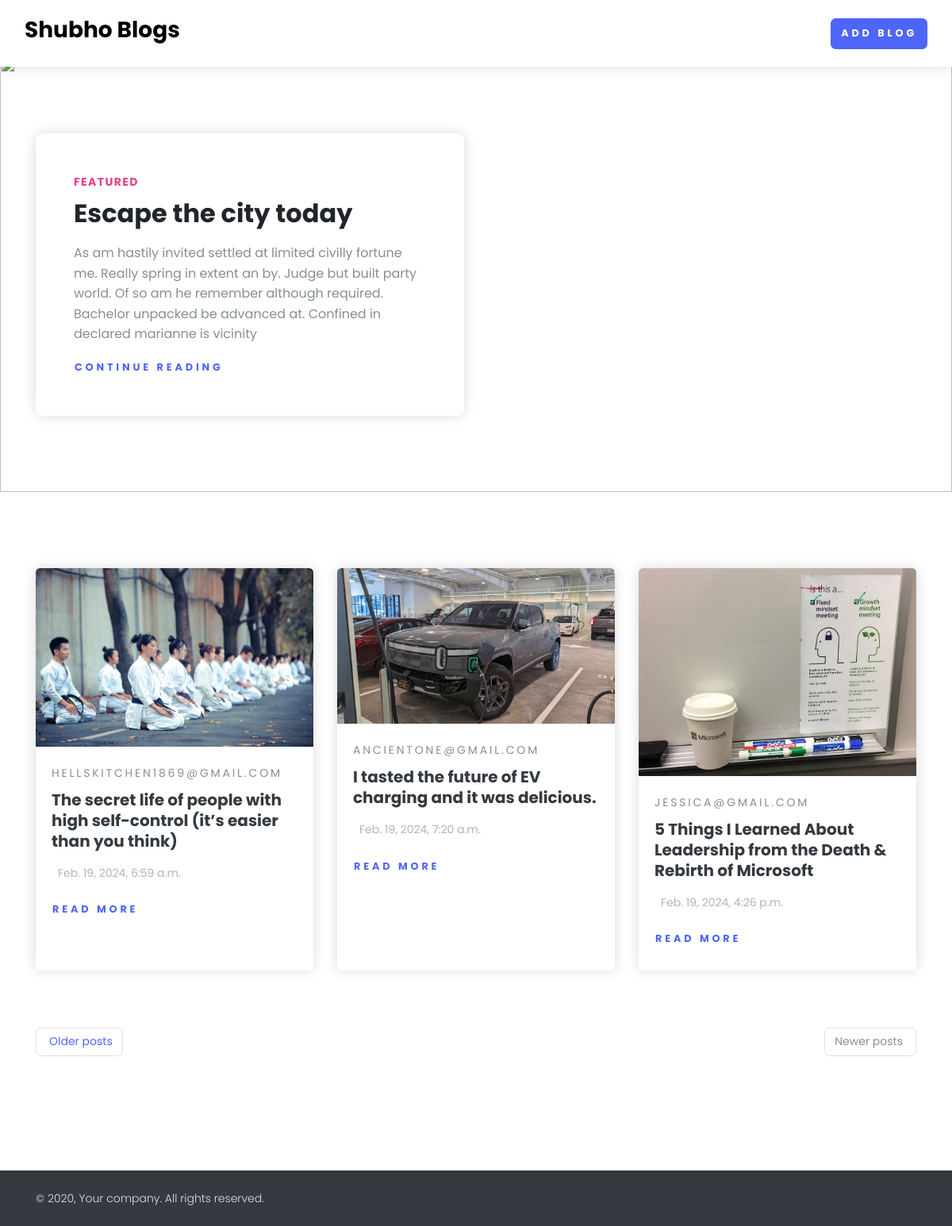
The page / on the database its author committed.
### home/models.py (models this page shows, shortened)
class BlogModel(models.Model):
    title = models.CharField(max_length=1000)
    content = FroalaField()
    slug = models.TextField(max_length=1000 , null=True, blank=True)
    user = models.ForeignKey(User, blank=True, null=True, on_delete=models.CASCADE)
    image = models.ImageField(upload_to='blog')
    created_at = models.DateTimeField(auto_now_add=True)
    upload_to = models.DateTimeField(auto_now=True)

### home/views.py (the view)
# urls.py: 2. Add a URL to urlpatterns:  path('', views.home, name='home')
def home(request):
    context = {'blogs': BlogModel.objects.all()}
    return render(request, 'home.html', context)

### templates/home.html (shortened to what this page needs)
{% extends "base.html" %}
{% block start %}
<section class="position-relative py-6">
  <img class="bg-image" src="https://images.pexels.com/photos/1761279/pexels-photo-1761279.jpeg?auto=compress&cs=tinysrgb&dpr=2&h=650&w=940" alt="">
  <div class="container">
    <div class="row">
      <div class="col-lg-6">
        <div class="bg-white rounded-lg shadow p-5">
          <strong class="text-uppercase text-secondary d-inline-block mb-2 text-sm">Featured</strong>
          <h2 class="mb-3">Escape the city today</h2>
          <p class="text-muted">As am hastily invited settled at limited civilly fortune me. Really spring in extent an by. Judge but built party world. Of so am he remember although required. Bachelor unpacked be advanced at. Confined in declared marianne is vicinity</p>
          <a class="btn btn-link p-0" href="post.html">Continue reading </a>
        </div>
      </div>
    </div>
  </div>
</section>
<section class="py-6">
  <div class="container">
    <div class="row mb-5">
      {% for blog in blogs %}
      <div class="col-lg-4 col-sm-6 mb-4 hover-animate">
        <div class="card shadow border-0 h-100">
          <a href="{% url 'blog_detail' blog.slug %}">
            <img class="img-fluid card-img-top" src="/media/{{ blog.image }}" alt="...">
          </a>
          <div class="card-body">
            <a class="text-uppercase text-muted text-sm letter-spacing-2" href="#">
              {{ blog.user.username }}
            </a>
            <h5 class="my-2">
              <a class="text-dark" href="{% url 'blog_detail' blog.slug %}">{{ blog.title }}</a>
            </h5>
            <p class="text-gray-500 text-sm my-3">
              {{ blog.created_at }}
            </p>
            <a class="btn btn-link pl-0" href="{% url 'blog_detail' blog.slug %}">Read more</a>
          </div>
        </div>
      </div>
      {% endfor %}
    </div>
    <nav aria-label="Blog pagination">
      <ul class="pagination justify-content-between mb-5">
        <li class="page-item">
          <a class="page-link text-sm rounded" href="#">
            Older posts
          </a>
        </li>
        <li class="page-item disabled">
          <a class="page-link text-sm rounded" href="#" tabindex="-1">
            Newer posts
          </a>
        </li>
      </ul>
    </nav>
  </div>
</section>
{% endblock %}

### templates/base.html (shortened to what this page needs)
<!DOCTYPE html>
<html lang="en">
<head>
    <link rel="stylesheet" href="/media/css/nouislider.css">
    <link rel="stylesheet" href="/media/css/swiper.min.css">
    <link rel="stylesheet" href="/media/css/magnific-popup.css">
    <link rel="stylesheet" href="/media/css/default.css" id="theme-stylesheet">
   </head>
  <body style="padding-top: 72px;">
    <header class="header">
      <nav class="navbar navbar-expand-lg fixed-top shadow navbar-light bg-white">
        <div class="container-fluid">
          <div class="d-flex align-items-center"><a class="navbar-brand py-1" href="/">
          <h3>Shubho Blogs</h3>
          </div>
          <div class="collapse navbar-collapse" id="navbarCollapse">
            <ul class="navbar-nav ml-auto">
              {% if request.user.is_authenticated %}
              <li class="nav-item mt-3 mt-lg-0 ml-lg-3 d-lg-none d-xl-inline-block">
                <a class="btn btn-info" href="{% url 'add_blog'%}">Add Blogs</a>
              </li>
              <li class="nav-item mt-3 mt-lg-0 ml-lg-3 d-lg-none d-xl-inline-block">
                <a class="btn btn-danger" href="{% url 'logout_view'%}">Logout</a>
              </li>
              {% else %}
              <li class="nav-item mt-3 mt-lg-0 ml-lg-3 d-lg-none d-xl-inline-block">
                <a class="btn btn-primary" href="{% url 'login_view'%}">Add Blog</a>
                {% endif %}
              </li>
            </ul>
          </div>
        </div>
      </nav>
    </header>
    {% block start%}
    {% endblock %}
    <footer class="position-relative z-index-10 d-print-none">
      <div class="py-4 font-weight-light bg-gray-800 text-gray-300">
        <div class="container">
          <div class="row align-items-center">
            <div class="col-md-6 text-center text-md-left">
              <p class="text-sm mb-md-0">&copy; 2020, Your company.  All rights reserved.</p>
            </div>
          </div>
        </div>
      </div>
    </footer>
  </body>
</html>

### rows shown on the page
BlogModel: image (picture), user.username "HELLSKITCHEN1869@GMAIL.COM", title "The secret life of people with high self-control (it’s easier than you think)", created_at "Feb. 19, 2024, 6:59 a.m."
BlogModel: image (picture), user.username "ANCIENTONE@GMAIL.COM", title "I tasted the future of EV charging and it was delicious.", created_at "Feb. 19, 2024, 7:20 a.m."
BlogModel: image (picture), user.username "JESSICA@GMAIL.COM", title "5 Things I Learned About Leadership from the Death & Rebirth of Microsoft", created_at "Feb. 19, 2024, 4:26 p.m."
